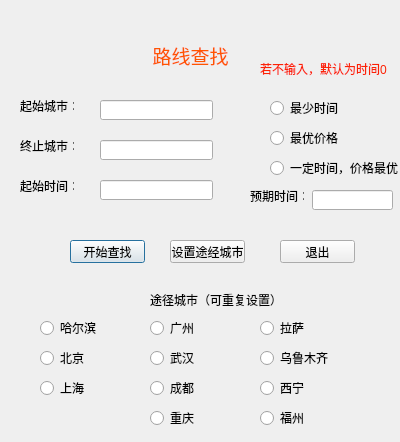
<?xml version="1.0" encoding="UTF-8"?>
<ui version="4.0">
 <class>searcha</class>
 <widget class="QDialog" name="searcha">
  <property name="geometry">
   <rect>
    <x>0</x>
    <y>0</y>
    <width>400</width>
    <height>442</height>
   </rect>
  </property>
  <property name="windowTitle">
   <string>Dialog</string>
  </property>
  <widget class="QLabel" name="label">
   <property name="geometry">
    <rect>
     <x>130</x>
     <y>20</y>
     <width>121</width>
     <height>71</height>
    </rect>
   </property>
   <property name="text">
    <string>&lt;html&gt;&lt;head/&gt;&lt;body&gt;&lt;p align=&quot;center&quot;&gt;&lt;span style=&quot; font-size:14pt; color:#ff5500;&quot;&gt;路线查找&lt;/span&gt;&lt;/p&gt;&lt;/body&gt;&lt;/html&gt;</string>
   </property>
  </widget>
  <widget class="QLineEdit" name="startcity">
   <property name="geometry">
    <rect>
     <x>100</x>
     <y>100</y>
     <width>113</width>
     <height>20</height>
    </rect>
   </property>
  </widget>
  <widget class="QLineEdit" name="endcity">
   <property name="geometry">
    <rect>
     <x>100</x>
     <y>140</y>
     <width>113</width>
     <height>20</height>
    </rect>
   </property>
  </widget>
  <widget class="QLabel" name="label_2">
   <property name="geometry">
    <rect>
     <x>20</x>
     <y>100</y>
     <width>54</width>
     <height>12</height>
    </rect>
   </property>
   <property name="text">
    <string>起始城市：</string>
   </property>
  </widget>
  <widget class="QLabel" name="label_3">
   <property name="geometry">
    <rect>
     <x>20</x>
     <y>140</y>
     <width>54</width>
     <height>12</height>
    </rect>
   </property>
   <property name="text">
    <string>终止城市：</string>
   </property>
  </widget>
  <widget class="QPushButton" name="pushButton">
   <property name="geometry">
    <rect>
     <x>70</x>
     <y>240</y>
     <width>75</width>
     <height>23</height>
    </rect>
   </property>
   <property name="text">
    <string>开始查找</string>
   </property>
  </widget>
  <widget class="QPushButton" name="pushButton_2">
   <property name="geometry">
    <rect>
     <x>280</x>
     <y>240</y>
     <width>75</width>
     <height>23</height>
    </rect>
   </property>
   <property name="text">
    <string>退出</string>
   </property>
  </widget>
  <widget class="QRadioButton" name="a">
   <property name="geometry">
    <rect>
     <x>270</x>
     <y>100</y>
     <width>89</width>
     <height>16</height>
    </rect>
   </property>
   <property name="text">
    <string>最少时间</string>
   </property>
  </widget>
  <widget class="QRadioButton" name="b">
   <property name="geometry">
    <rect>
     <x>270</x>
     <y>130</y>
     <width>89</width>
     <height>16</height>
    </rect>
   </property>
   <property name="text">
    <string>最优价格</string>
   </property>
  </widget>
  <widget class="QRadioButton" name="c">
   <property name="geometry">
    <rect>
     <x>270</x>
     <y>160</y>
     <width>131</width>
     <height>16</height>
    </rect>
   </property>
   <property name="text">
    <string>一定时间，价格最优</string>
   </property>
  </widget>
  <widget class="QLabel" name="label_4">
   <property name="geometry">
    <rect>
     <x>20</x>
     <y>180</y>
     <width>54</width>
     <height>12</height>
    </rect>
   </property>
   <property name="text">
    <string>起始时间：</string>
   </property>
  </widget>
  <widget class="QLineEdit" name="strttime">
   <property name="geometry">
    <rect>
     <x>100</x>
     <y>180</y>
     <width>113</width>
     <height>20</height>
    </rect>
   </property>
  </widget>
  <widget class="QPushButton" name="pushButton_3">
   <property name="geometry">
    <rect>
     <x>170</x>
     <y>240</y>
     <width>75</width>
     <height>23</height>
    </rect>
   </property>
   <property name="text">
    <string>设置途经城市</string>
   </property>
  </widget>
  <widget class="QLineEdit" name="cost">
   <property name="geometry">
    <rect>
     <x>312</x>
     <y>190</y>
     <width>81</width>
     <height>20</height>
    </rect>
   </property>
  </widget>
  <widget class="QLabel" name="label_5">
   <property name="geometry">
    <rect>
     <x>250</x>
     <y>190</y>
     <width>54</width>
     <height>12</height>
    </rect>
   </property>
   <property name="text">
    <string>预期时间：</string>
   </property>
  </widget>
  <widget class="QLabel" name="label_6">
   <property name="geometry">
    <rect>
     <x>150</x>
     <y>290</y>
     <width>131</width>
     <height>20</height>
    </rect>
   </property>
   <property name="text">
    <string>途径城市（可重复设置）</string>
   </property>
  </widget>
  <widget class="QRadioButton" name="A">
   <property name="geometry">
    <rect>
     <x>40</x>
     <y>320</y>
     <width>89</width>
     <height>16</height>
    </rect>
   </property>
   <property name="text">
    <string>哈尔滨</string>
   </property>
  </widget>
  <widget class="QRadioButton" name="B">
   <property name="geometry">
    <rect>
     <x>40</x>
     <y>350</y>
     <width>89</width>
     <height>16</height>
    </rect>
   </property>
   <property name="text">
    <string>北京</string>
   </property>
  </widget>
  <widget class="QRadioButton" name="C">
   <property name="geometry">
    <rect>
     <x>40</x>
     <y>380</y>
     <width>89</width>
     <height>16</height>
    </rect>
   </property>
   <property name="text">
    <string>上海</string>
   </property>
  </widget>
  <widget class="QRadioButton" name="D">
   <property name="geometry">
    <rect>
     <x>150</x>
     <y>320</y>
     <width>89</width>
     <height>16</height>
    </rect>
   </property>
   <property name="text">
    <string>广州</string>
   </property>
  </widget>
  <widget class="QRadioButton" name="E">
   <property name="geometry">
    <rect>
     <x>150</x>
     <y>350</y>
     <width>89</width>
     <height>16</height>
    </rect>
   </property>
   <property name="text">
    <string>武汉</string>
   </property>
  </widget>
  <widget class="QRadioButton" name="F">
   <property name="geometry">
    <rect>
     <x>150</x>
     <y>380</y>
     <width>89</width>
     <height>16</height>
    </rect>
   </property>
   <property name="text">
    <string>成都</string>
   </property>
  </widget>
  <widget class="QRadioButton" name="G">
   <property name="geometry">
    <rect>
     <x>260</x>
     <y>320</y>
     <width>89</width>
     <height>16</height>
    </rect>
   </property>
   <property name="text">
    <string>拉萨</string>
   </property>
  </widget>
  <widget class="QRadioButton" name="H">
   <property name="geometry">
    <rect>
     <x>260</x>
     <y>350</y>
     <width>89</width>
     <height>16</height>
    </rect>
   </property>
   <property name="text">
    <string>乌鲁木齐</string>
   </property>
  </widget>
  <widget class="QRadioButton" name="I">
   <property name="geometry">
    <rect>
     <x>260</x>
     <y>380</y>
     <width>89</width>
     <height>16</height>
    </rect>
   </property>
   <property name="text">
    <string>西宁</string>
   </property>
  </widget>
  <widget class="QRadioButton" name="J">
   <property name="geometry">
    <rect>
     <x>150</x>
     <y>410</y>
     <width>89</width>
     <height>16</height>
    </rect>
   </property>
   <property name="text">
    <string>重庆</string>
   </property>
  </widget>
  <widget class="QRadioButton" name="K">
   <property name="geometry">
    <rect>
     <x>260</x>
     <y>410</y>
     <width>89</width>
     <height>16</height>
    </rect>
   </property>
   <property name="text">
    <string>福州</string>
   </property>
  </widget>
  <widget class="QLabel" name="label_7">
   <property name="geometry">
    <rect>
     <x>260</x>
     <y>60</y>
     <width>131</width>
     <height>16</height>
    </rect>
   </property>
   <property name="text">
    <string>&lt;html&gt;&lt;head/&gt;&lt;body&gt;&lt;p&gt;&lt;span style=&quot; color:#fc2205;&quot;&gt;若不输入，默认为时间0&lt;/span&gt;&lt;/p&gt;&lt;/body&gt;&lt;/html&gt;</string>
   </property>
  </widget>
  <zorder>label</zorder>
  <zorder>startcity</zorder>
  <zorder>endcity</zorder>
  <zorder>label_2</zorder>
  <zorder>label_3</zorder>
  <zorder>pushButton</zorder>
  <zorder>pushButton_2</zorder>
  <zorder>a</zorder>
  <zorder>b</zorder>
  <zorder>c</zorder>
  <zorder>label_4</zorder>
  <zorder>strttime</zorder>
  <zorder>pushButton_3</zorder>
  <zorder>label_5</zorder>
  <zorder>label_6</zorder>
  <zorder>cost</zorder>
  <zorder>A</zorder>
  <zorder>B</zorder>
  <zorder>C</zorder>
  <zorder>D</zorder>
  <zorder>E</zorder>
  <zorder>F</zorder>
  <zorder>G</zorder>
  <zorder>H</zorder>
  <zorder>I</zorder>
  <zorder>J</zorder>
  <zorder>K</zorder>
  <zorder>label_7</zorder>
 </widget>
 <resources/>
 <connections/>
</ui>
